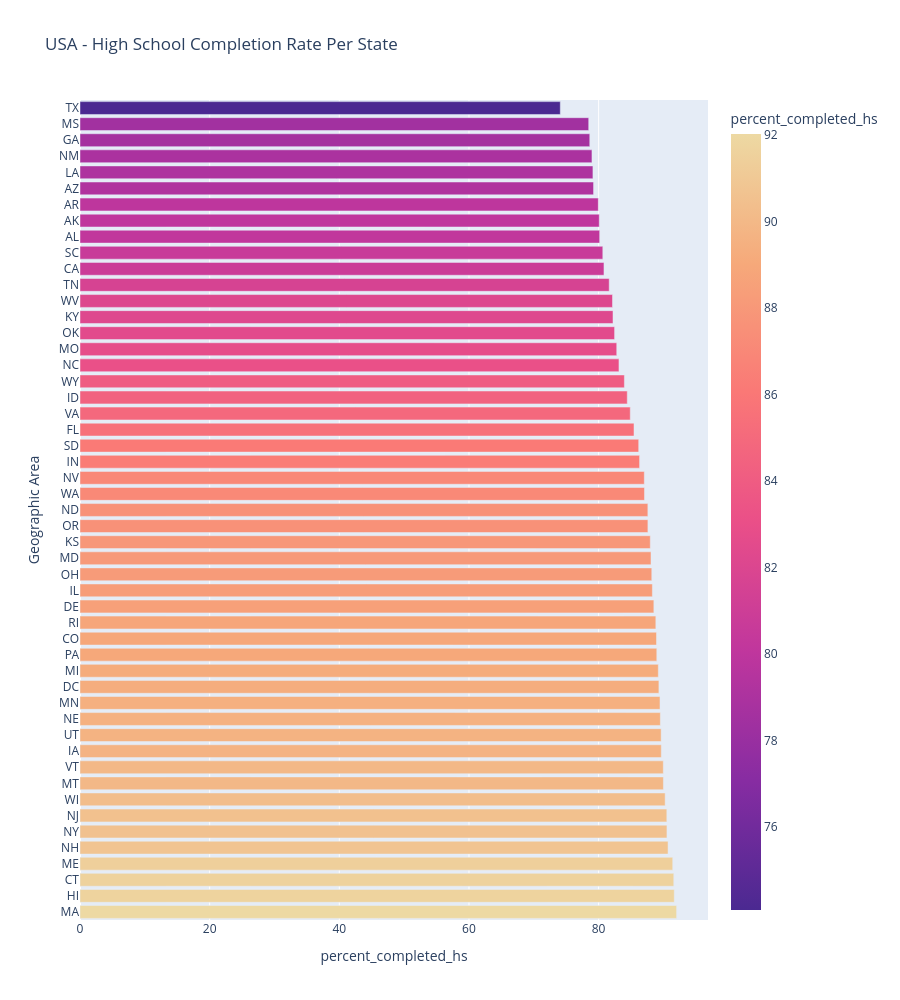

Notebook code for this chart:
### Code cell
fig = px.bar(df_pct_completed_hs_state_mean,
                x="percent_completed_hs", 
                y="Geographic Area",
                color="percent_completed_hs",
                color_continuous_scale="agsunset",
                height=1000,
                title="USA - High School Completion Rate Per State"

            )
fig.show()

### Figure 1 — Plotly figure (JSON) as saved in the notebook; plotly's stock layout.template omitted (floating-point values rounded to 4 significant figures)
{"data": [{"hovertemplate": "percent_completed_hs=%{marker.color}<br>Geographic Area=%{y}<extra></extra>", "legendgroup": "", "marker": {"color": [92.03, 91.67, 91.59, 91.43, 90.71, 90.54, 90.52, 90.26, 89.99, 89.98, 89.67, 89.64, 89.52, 89.47, 89.3, 89.21, 88.97, 88.93, 88.82, 88.52, 88.29, 88.2, 88.08, 87.97, 87.6, 87.6, 87.07, 87.05, 86.32, 86.18, 85.46, 84.88, 84.42, 83.97, 83.14, 82.79, 82.46, 82.22, 82.14, 81.63, 80.82, 80.65, 80.16, 80.1, 79.95, 79.22, 79.12, 78.97, 78.63, 78.47, 74.09], "coloraxis": "coloraxis", "pattern": {"shape": ""}}, "name": "", "orientation": "h", "showlegend": false, "textposition": "auto", "type": "bar", "x": [92.03, 91.67, 91.59, 91.43, 90.71, 90.54, 90.52, 90.26, 89.99, 89.98, 89.67, 89.64, 89.52, 89.47, 89.3, 89.21, 88.97, 88.93, 88.82, 88.52, 88.29, 88.2, 88.08, 87.97, 87.6, 87.6, 87.07, 87.05, 86.32, 86.18, 85.46, 84.88, 84.42, 83.97, 83.14, 82.79, 82.46, 82.22, 82.14, 81.63, 80.82, 80.65, 80.16, 80.1, 79.95, 79.22, 79.12, 78.97, 78.63, 78.47, 74.09], "xaxis": "x", "y": ["MA", "HI", "CT", "ME", "NH", "NY", "NJ", "WI", "MT", "VT", "IA", "UT", "NE", "MN", "DC", "MI", "PA", "CO", "RI", "DE", "IL", "OH", "MD", "KS", "OR", "ND", "WA", "NV", "IN", "SD", "FL", "VA", "ID", "WY", "NC", "MO", "OK", "KY", "WV", "TN", "CA", "SC", "AL", "AK", "AR", "AZ", "LA", "NM", "GA", "MS", "TX"], "yaxis": "y"}], "layout": {"barmode": "relative", "coloraxis": {"colorbar": {"title": {"text": "percent_completed_hs"}}, "colorscale": [[0.0, "rgb(75, 41, 145)"], [0.1667, "rgb(135, 44, 162)"], [0.3333, "rgb(192, 54, 157)"], [0.5, "rgb(234, 79, 136)"], [0.6667, "rgb(250, 120, 118)"], [0.8333, "rgb(246, 169, 122)"], [1.0, "rgb(237, 217, 163)"]]}, "height": 1000, "legend": {"tracegroupgap": 0}, "title": {"text": "USA - High School Completion Rate Per State"}, "xaxis": {"anchor": "y", "domain": [0.0, 1.0], "title": {"text": "percent_completed_hs"}}, "yaxis": {"anchor": "x", "domain": [0.0, 1.0], "title": {"text": "Geographic Area"}}}}
